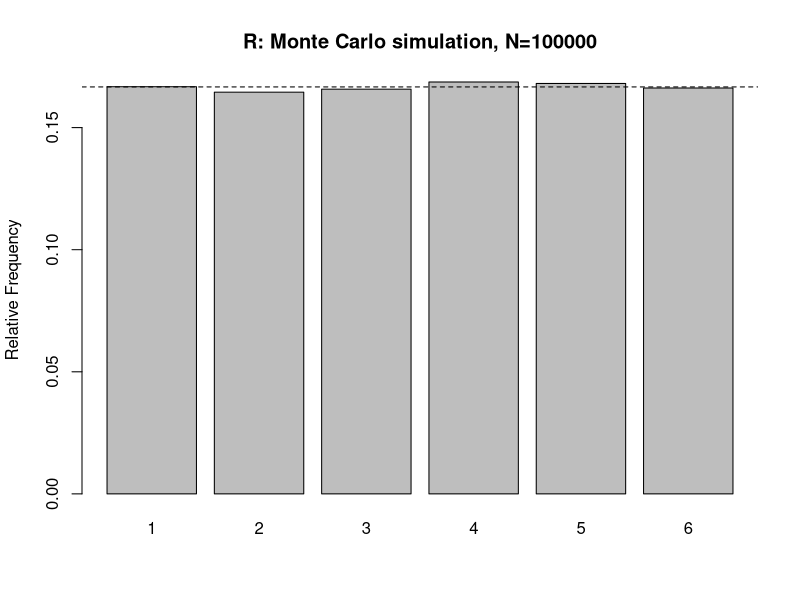

Here is the R script that generated this plot:
# Estimate the prob from the frequency
obtain_relative_frequency = function(v) {
 df  = data.frame( table(v) ) 
 vx  = as.integer( as.vector(df$v) ) # ~ unique()
 fa  = as.integer( as.vector(df$Freq) ) 
 vfr = fa/sum(fa)  #table(vx)/length(vx) 
 return( data.frame(vx,vfr) )
}


dado = 1:6
print( c('dado=',dado) )


# N jogadas de uma dado
N       = 10^5
results = sample(dado,N,replace=TRUE) 
output  = obtain_relative_frequency( results ) 


png( sprintf('dado-N%d-from-R.png',N) ) 
title=sprintf('R: Monte Carlo simulation, N=%d',N)
xlabel=dado
barplot(output$vfr, main=title,
  names.arg=xlabel, ylab="Relative Frequency")
abline(h=1/length(dado),lty=2)
dev.off() # close


